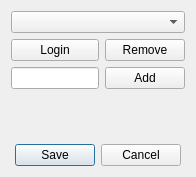
<?xml version="1.0" encoding="UTF-8"?>
<ui version="4.0">
 <class>Dialog</class>
 <widget class="QDialog" name="Dialog">
  <property name="geometry">
   <rect>
    <x>0</x>
    <y>0</y>
    <width>196</width>
    <height>177</height>
   </rect>
  </property>
  <property name="maximumSize">
   <size>
    <width>360</width>
    <height>240</height>
   </size>
  </property>
  <property name="windowTitle">
   <string>Steam Account Switcher</string>
  </property>
  <property name="windowIcon">
   <iconset theme="steam">
    <normaloff>.</normaloff>.</iconset>
  </property>
  <layout class="QGridLayout" name="gridLayout">
   <item row="2" column="0">
    <widget class="QLineEdit" name="accountEdit">
     <property name="sizePolicy">
      <sizepolicy hsizetype="Preferred" vsizetype="Fixed">
       <horstretch>0</horstretch>
       <verstretch>0</verstretch>
      </sizepolicy>
     </property>
    </widget>
   </item>
   <item row="2" column="1">
    <widget class="QPushButton" name="addButton">
     <property name="text">
      <string>Add</string>
     </property>
    </widget>
   </item>
   <item row="1" column="0">
    <widget class="QPushButton" name="loginButton">
     <property name="text">
      <string>Login</string>
     </property>
    </widget>
   </item>
   <item row="0" column="0" colspan="2">
    <widget class="QComboBox" name="accountsBox"/>
   </item>
   <item row="3" column="0" colspan="2">
    <spacer name="verticalSpacer">
     <property name="orientation">
      <enum>Qt::Vertical</enum>
     </property>
     <property name="sizeHint" stdset="0">
      <size>
       <width>20</width>
       <height>40</height>
      </size>
     </property>
    </spacer>
   </item>
   <item row="1" column="1">
    <widget class="QPushButton" name="removeButton">
     <property name="text">
      <string>Remove</string>
     </property>
    </widget>
   </item>
   <item row="4" column="0" colspan="2">
    <widget class="QDialogButtonBox" name="buttonBox">
     <property name="orientation">
      <enum>Qt::Horizontal</enum>
     </property>
     <property name="standardButtons">
      <set>QDialogButtonBox::Cancel|QDialogButtonBox::Save</set>
     </property>
     <property name="centerButtons">
      <bool>true</bool>
     </property>
    </widget>
   </item>
  </layout>
 </widget>
 <tabstops>
  <tabstop>accountsBox</tabstop>
  <tabstop>loginButton</tabstop>
  <tabstop>removeButton</tabstop>
  <tabstop>accountEdit</tabstop>
  <tabstop>addButton</tabstop>
 </tabstops>
 <resources/>
 <connections>
  <connection>
   <sender>buttonBox</sender>
   <signal>accepted()</signal>
   <receiver>Dialog</receiver>
   <slot>accept()</slot>
   <hints>
    <hint type="sourcelabel">
     <x>248</x>
     <y>254</y>
    </hint>
    <hint type="destinationlabel">
     <x>157</x>
     <y>274</y>
    </hint>
   </hints>
  </connection>
  <connection>
   <sender>buttonBox</sender>
   <signal>rejected()</signal>
   <receiver>Dialog</receiver>
   <slot>reject()</slot>
   <hints>
    <hint type="sourcelabel">
     <x>316</x>
     <y>260</y>
    </hint>
    <hint type="destinationlabel">
     <x>286</x>
     <y>274</y>
    </hint>
   </hints>
  </connection>
 </connections>
</ui>
